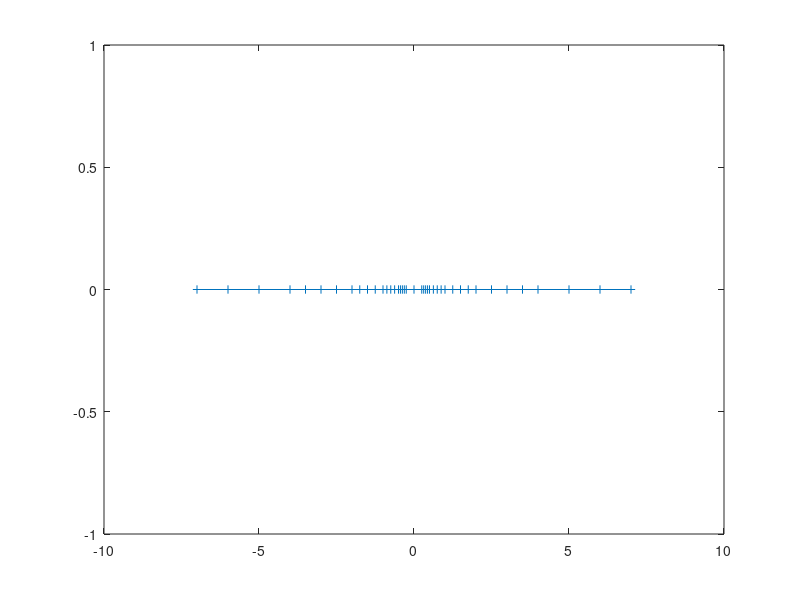

Recreate this plot in MATLAB.
% fill up the code bewteen %------------
x = [];
b=2;
for d1 = 0:(b-1)
    for d2 = 0:(b-1)
        for E = -2:2
            % x contains all positive floating point numbers
            %-----------------------------------------------
            number=(1+d1/b+d2/b^2)*b^E;
            x= [x,number ];
            %-----------------------------------------------
            
        end
    end
end
% add negative floating point numbers and 0 to x
% ----------------------------------------------
x = [-x,0,x];
% ----------------------------------------------
y = zeros(1,41);
figure
plot(x,y,'-+');
hold off
